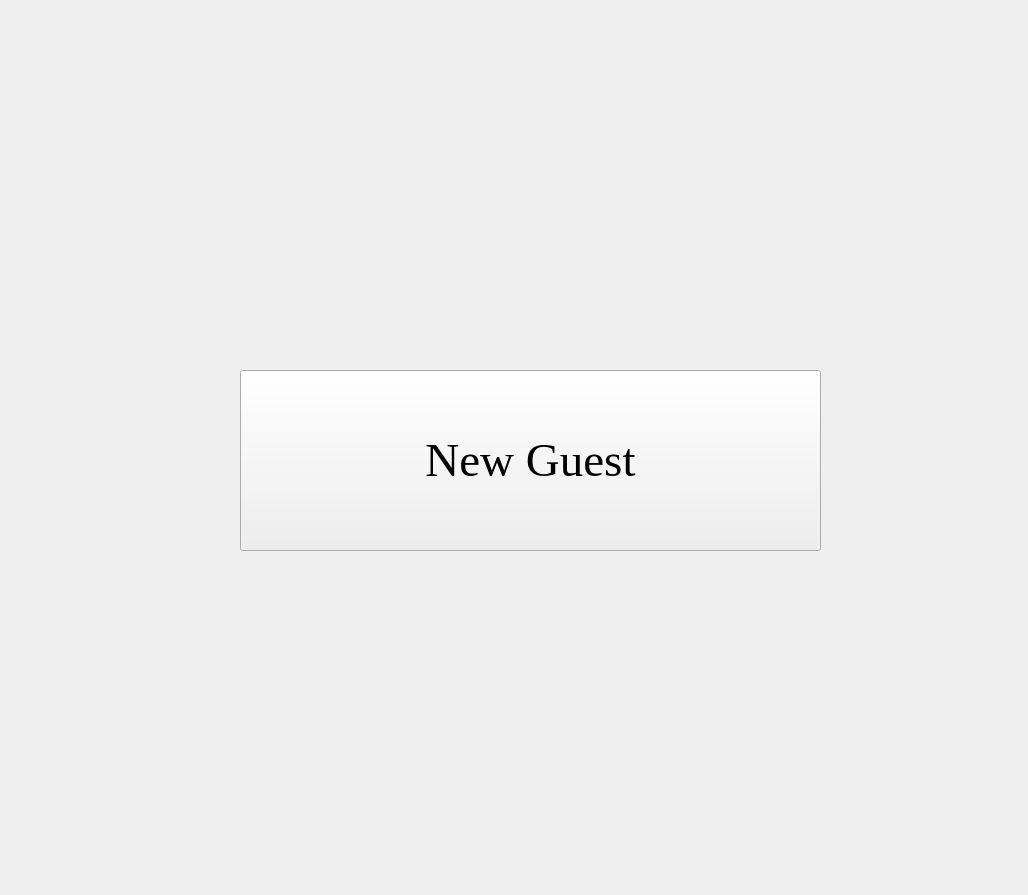
<?xml version="1.0" encoding="UTF-8"?>
<ui version="4.0">
 <class>Form</class>
 <widget class="QWidget" name="Form">
  <property name="geometry">
   <rect>
    <x>0</x>
    <y>0</y>
    <width>1028</width>
    <height>895</height>
   </rect>
  </property>
  <property name="font">
   <font>
    <weight>50</weight>
    <bold>false</bold>
   </font>
  </property>
  <property name="cursor">
   <cursorShape>ArrowCursor</cursorShape>
  </property>
  <property name="windowTitle">
   <string>Innovaccer Entry Manager</string>
  </property>
  <widget class="QLabel" name="label">
   <property name="geometry">
    <rect>
     <x>24</x>
     <y>20</y>
     <width>971</width>
     <height>141</height>
    </rect>
   </property>
   <property name="text">
    <string/>
   </property>
   <property name="pixmap">
    <pixmap>logo2.png</pixmap>
   </property>
   <property name="scaledContents">
    <bool>true</bool>
   </property>
   <property name="alignment">
    <set>Qt::AlignCenter</set>
   </property>
  </widget>
  <widget class="QWidget" name="horizontalLayoutWidget">
   <property name="geometry">
    <rect>
     <x>240</x>
     <y>370</y>
     <width>581</width>
     <height>181</height>
    </rect>
   </property>
   <layout class="QHBoxLayout" name="horizontalLayout">
    <property name="spacing">
     <number>30</number>
    </property>
    <item>
     <widget class="QPushButton" name="guestButton">
      <property name="sizePolicy">
       <sizepolicy hsizetype="Preferred" vsizetype="Expanding">
        <horstretch>0</horstretch>
        <verstretch>0</verstretch>
       </sizepolicy>
      </property>
      <property name="font">
       <font>
        <family>Georgia</family>
        <pointsize>35</pointsize>
        <weight>50</weight>
        <bold>false</bold>
       </font>
      </property>
      <property name="cursor">
       <cursorShape>PointingHandCursor</cursorShape>
      </property>
      <property name="text">
       <string>New Guest</string>
      </property>
     </widget>
    </item>
   </layout>
  </widget>
 </widget>
 <resources/>
 <connections/>
</ui>
